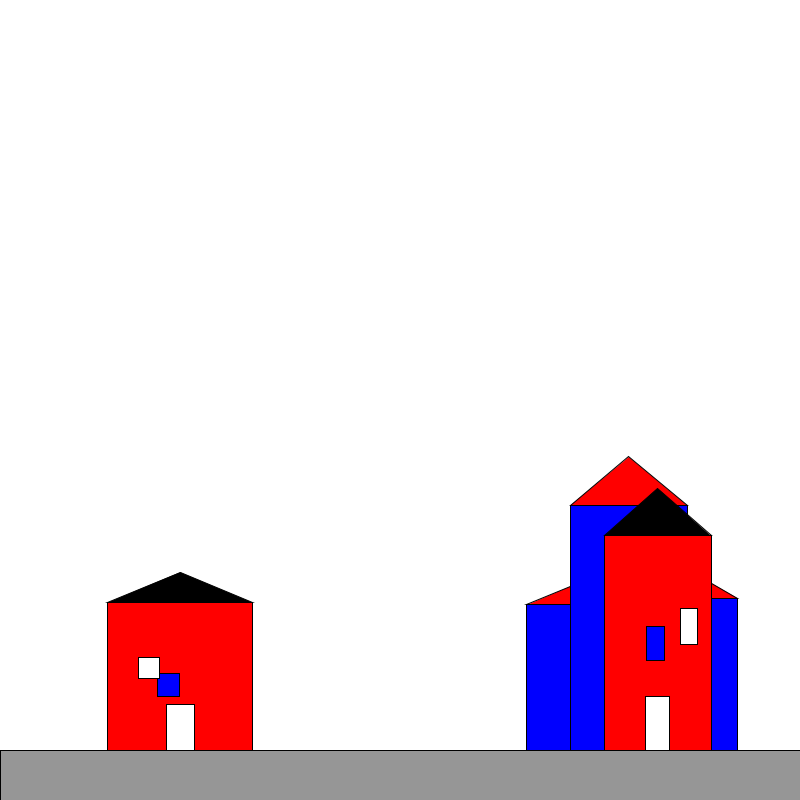
Frame 1 (no input)
Frame 60 (the mouse pressed at the canvas centre just before this capture): identical to frame 1, image omitted
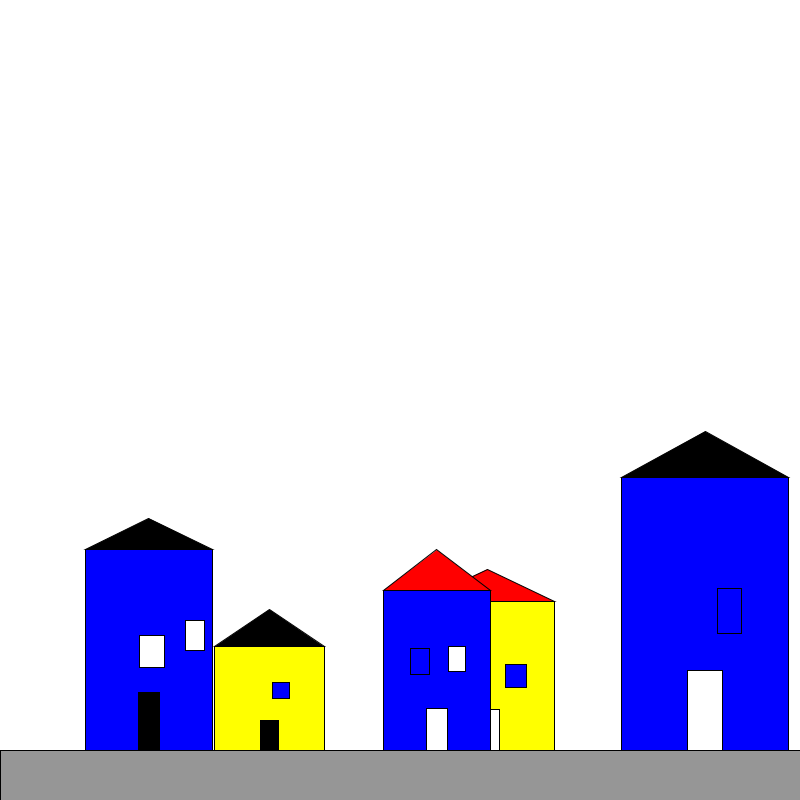
Frame 120 (the mouse held since frame 60 and released just before this capture)

The Processing sketch that drew these frames (run headless with seeded random() and noise(); from frame 60 on, the mouse is pressed at the canvas centre):

// Processing sketch: functionPractice
// ── functionPractice.pde
int randomSeed = int(random(100000000));
color[] wallColors = {#FF0000, #FFFF00, #0000FF};
color[] roofColors = {#000000, #FF0000};
color[] doorColors = {#000000, #FFFFFF};
color[] windowColors = {#FFFFFF, #0000FF};

void setup() {
  size(800, 800);
}

void mousePressed() {
  randomSeed = int(random(100000000));
  println(randomSeed);
}
void draw() {
  randomSeed(randomSeed);
  background(255);

  for (int n = 0; n < 5; n++) {
    float x = random(width * .1, width * .8);
    float homeW = random(100, 200);
    float homeH = random(100, 300);

    home(x, height - 50, homeW, homeH);
    drawGround();
  }
}

void drawGround() {
  fill(150);
  rect(0, height - 50, width, 50);
}

void home(float x, float y, float w, float h) {
  fill(wallColors[int(random(3))]);
  rect(x, y - h, w, h);

  fill(roofColors[int(random(2))]);
  triangle(x, y - h, x + w / 2, y - h - random(30, 50), x + w, y - h);

  float doorW = w / random(4, 6);
  float doorH = h / random(3, 4);
  fill(doorColors[int(random(2))]);
  rect(x + w / 2 - doorW / 2, y - doorH, doorW, doorH);

  int windowCount = int(random(1, 3));
  for (int n = 0; n < windowCount; n++) {
    float winW = w / random(5, 7);
    float winH = h / random(6, 7);
    float winX = random(x + winW, x + w - winW);
    float winY = random(y - h + winH * 2, y - h + h / 2);
    fill(windowColors[int(random(2))]);
    rect(winX, winY, winW, winH);
  }
}
